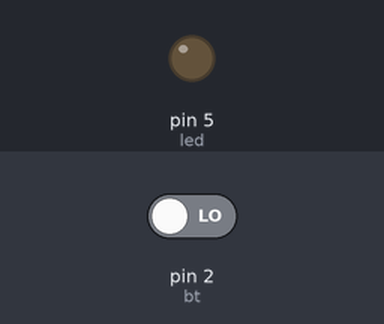
This sketch was run on a simulated Arduino Uno, built with avr-gcc and run on an emulated ATmega328P. Parts: output pins drawn as LEDs (lit = HIGH). Dashed ring = blinking. Inputs (shaded band) come from the test bench; at power-on: pin 2 (bt) LOW.

Above: at 1.2 s.
1.3 s: pin 2 (bt) driven HIGH
At 2.0 s:
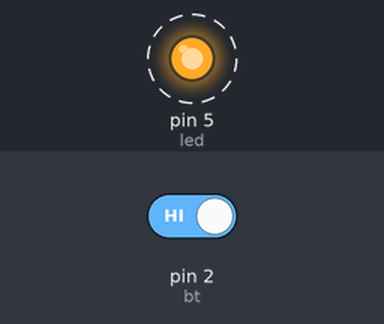
4.3 s: pin 2 (bt) driven LOW
At 4.8 s:
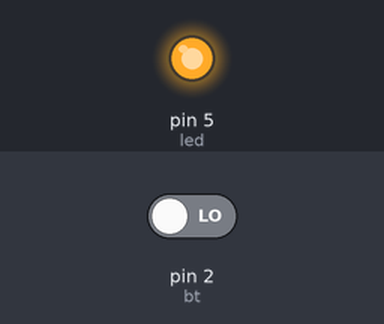
Timing chart, 0 to 7.3 s (numbered marks = the images above; inputs shaded):
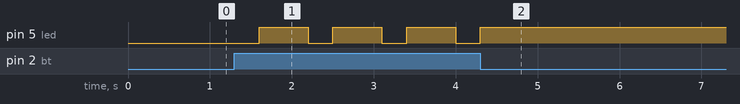

Measured:
- after the input at 1.3 s, pin 5 (led): alternates HIGH for 0.60 s and LOW for 0.30 s, starting after 0.30 s
- after the input at 4.3 s, pin 5 (led): goes on until 4.3 s, then stays HIGH

The sketch:

P07_LED_4_STATI.ino
```cpp
/* #7 - lampada a LED con 4 stati

 - LED su D5
 - BUTTON su D2

 STATI: OFF, ON e BLINK
*/

//pin del LED
int led = 5;

//pin del pulsante
int bt = 2;

//stato per il led
int stato = 0;

//variabile per il timer del blink
unsigned long t1;

void setup() {
  //imposto i pin
  pinMode(bt, INPUT);
  pinMode(led, OUTPUT);
}

void loop() {
  //se il tasto 1 viene premuto...
  if (digitalRead(bt)) {
    //cambio lo stato
    stato++;
    //faccio ciclare lo stato
    if (stato > 2) stato = 0;
    Serial.println(stato);
    //attendo che i rimbalzi cessino (poor-man debouncing)
    delay(300);

  }

  switch(stato) {
    case 0:
      ledoff();
      break;
    case 1:
      ledfull();
      //salvo il tempo corrente in t1 (serve se poi passo a blink!)
      t1 = millis();
      break;
    case 2:
      ledblink();
      break;
  }
}

void ledoff(){
  //spengo il led
  digitalWrite(led, LOW);
}

void ledfull(){
  //accendo il led
  digitalWrite(led, HIGH);
}

void ledblink(){
  //NB Blink
  if ((millis()-t1) > 500) {
    digitalWrite(led, !digitalRead(led));
    t1 = millis();
  }
}
```
